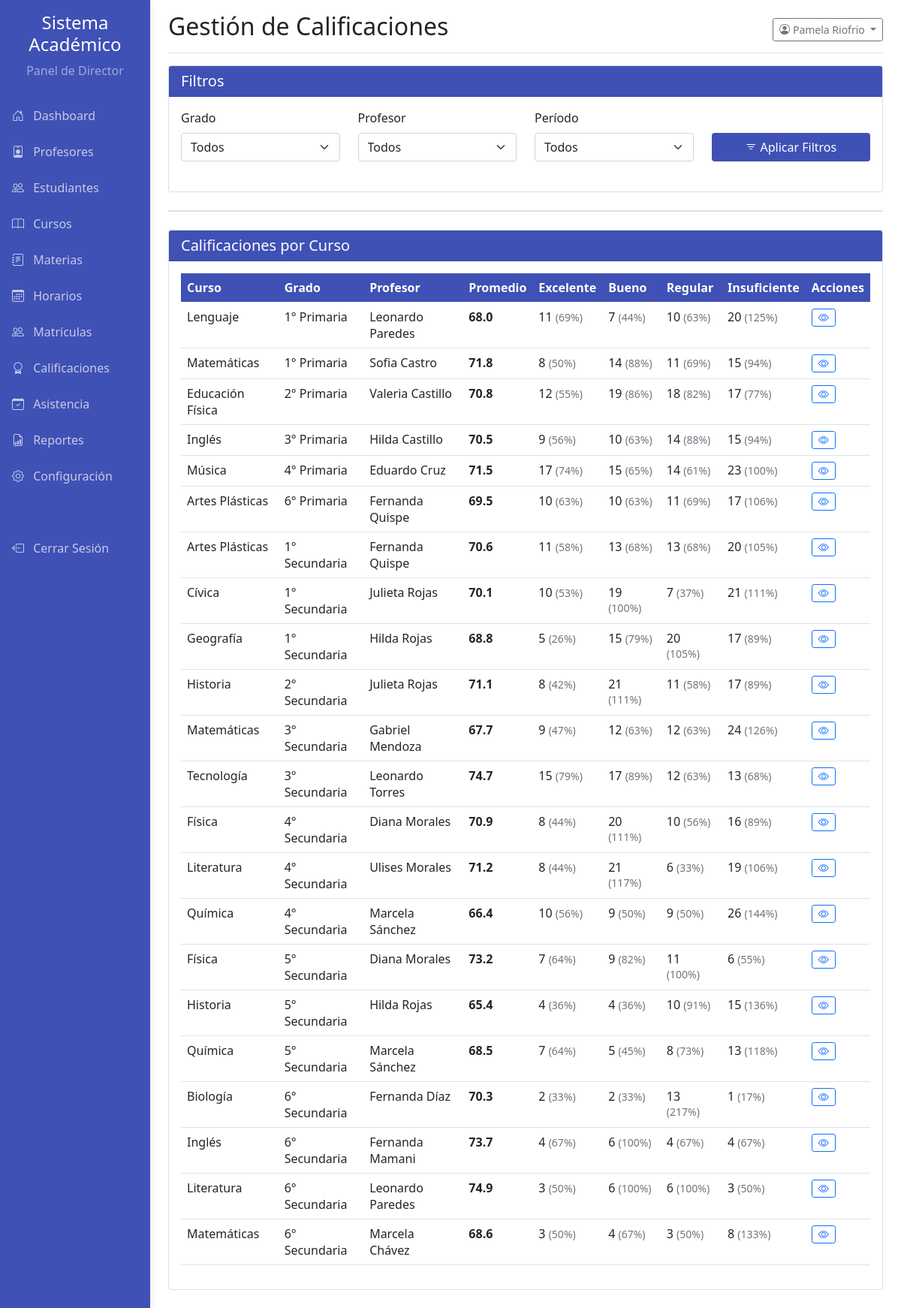
Page /pages/director_calificaciones.php (signed in) on the committed database.
### tables this page shows
CREATE TABLE `usuarios` (
  `id` int(11) NOT NULL,
  `nombre` varchar(100) NOT NULL,
  `apellido` varchar(100) NOT NULL,
  `email` varchar(150) NOT NULL,
  `password` varchar(255) NOT NULL,
  `mfa_code` varchar(10) DEFAULT NULL,
  `mfa_expiry` datetime DEFAULT NULL,
  `email_verification_token` varchar(255) DEFAULT NULL,
  `email_verified_at` datetime DEFAULT NULL,
  `role_id` int(11) NOT NULL,
  `fecha_creacion` datetime NOT NULL DEFAULT current_timestamp()
);

CREATE TABLE `cursos` (
  `id` int(11) NOT NULL,
  `codigo` varchar(50) NOT NULL,
  `nombre` varchar(150) NOT NULL,
  `grado_id` int(11) NOT NULL,
  `seccion` char(1) NOT NULL,
  `profesor_id` int(11) NOT NULL,
  `materia_id` int(11) NOT NULL,
  `capacidad` int(11) NOT NULL,
  `creditos` int(11) NOT NULL,
  `descripcion` text DEFAULT NULL,
  `fecha_inicio` date DEFAULT NULL,
  `fecha_fin` date DEFAULT NULL,
  `estatus` enum('Activo','Inactivo','Pendiente') NOT NULL DEFAULT 'Activo'
);

CREATE TABLE `materias` (
  `id` int(11) NOT NULL,
  `nombre` varchar(100) NOT NULL
);

CREATE TABLE `grados` (
  `id` int(11) NOT NULL,
  `nombre` varchar(50) NOT NULL,
  `nivel` enum('Primaria','Secundaria') NOT NULL
);

### pages/director_calificaciones.php (the view, shortened to what this page needs)
<?php
require_once '../config.php';
$nombre = '';
$apellido = '';
$resumen_cursos = [];
$stmt_director = $mysqli->prepare("SELECT nombre, apellido FROM usuarios WHERE id = ?");
$stmt_director->bind_param('i', $_SESSION['user_id']);
$stmt_director->execute();
$stmt_director->bind_result($nombre, $apellido);
$where_clauses = [];
$where_sql = count($where_clauses) > 0 ? " WHERE " . implode(" AND ", $where_clauses) : "";
if(!empty($where_sql)){
    $where_sql .= " AND c.estatus = 'Activo'";
} else {
    $where_sql = " WHERE c.estatus = 'Activo'";
}
$sql_resumen_cursos = "
    SELECT
        c.id as curso_id,
        m.nombre AS nombre_curso,
        g.nombre AS nombre_grado,
        CONCAT(u_prof.nombre, ' ', u_prof.apellido) AS nombre_profesor,
        AVG(cal.calificacion) AS promedio,
        SUM(CASE WHEN cal.calificacion >= 90 THEN 1 ELSE 0 END) as excelente_count,
        SUM(CASE WHEN cal.calificacion >= 75 AND calificacion < 90 THEN 1 ELSE 0 END) as bueno_count,
        SUM(CASE WHEN cal.calificacion >= 60 AND calificacion < 75 THEN 1 ELSE 0 END) as regular_count,
        SUM(CASE WHEN cal.calificacion < 60 THEN 1 ELSE 0 END) as insuficiente_count,
        (SELECT COUNT(DISTINCT matricula_id) FROM calificaciones ca JOIN evaluaciones ev ON ca.evaluacion_id = ev.id WHERE ev.curso_id = c.id) as total_estudiantes
    FROM cursos c
    LEFT JOIN grados g ON c.grado_id = g.id
    LEFT JOIN materias m ON c.materia_id = m.id
    LEFT JOIN profesores p ON c.profesor_id = p.id
    LEFT JOIN usuarios u_prof ON p.usuario_id = u_prof.id
    LEFT JOIN evaluaciones ev ON c.id = ev.curso_id
    LEFT JOIN calificaciones cal ON ev.id = cal.evaluacion_id
    $where_sql  -- <<< AQUÍ SE APLICAN LOS FILTROS
    GROUP BY c.id
    ORDER BY g.id, m.nombre
";
$stmt_resumen = $mysqli->prepare($sql_resumen_cursos);
$stmt_resumen->execute();
$result = $stmt_resumen->get_result();
while($row = $result->fetch_assoc()) {
    $resumen_cursos[] = $row;
}
include __DIR__ . '/side_bar_director.php';
?>
<!DOCTYPE html>
<html lang="es">
<head>
    <link href="../css/bootstrap.min.css" rel="stylesheet">
    <link href="../css/academic.css" rel="stylesheet" type="text/css">
    <link rel="stylesheet" href="https://cdn.jsdelivr.net/npm/bootstrap-icons@1.8.1/font/bootstrap-icons.css">
</head>
<body>
    <div class="container-fluid">
        <div class="row">
            <div class="col-md-9 ms-sm-auto col-lg-10 px-md-4">
                <div class="d-flex justify-content-between flex-wrap flex-md-nowrap align-items-center pt-3 pb-2 mb-3 border-bottom">
                    <h1 class="h2">Gestión de Calificaciones</h1>
                    <div class="btn-toolbar mb-2 mb-md-0">
                        <div class="dropdown">
                            <button class="btn btn-sm btn-outline-secondary dropdown-toggle" type="button" data-bs-toggle="dropdown">
                                <i class="bi bi-person-circle me-1"></i><?php echo htmlspecialchars($nombre . ' ' . $apellido); ?>
                            </button>
                        </div>
                    </div>
                </div>
                <div class="card mb-4">
                    <div class="card-header card-header-academic"><h5 class="mb-0 text-white">Filtros</h5></div>
                    <div class="card-body">
                        <form method="GET" action="">
                            <div class="row align-items-end">
                                <div class="col-md-3 mb-2">
                                    <label for="gradeFilter" class="form-label">Grado</label>
                                    <select class="form-select" name="grado">
                                        <option value="">Todos</option>
                                    </select>
                                </div>
                                <div class="col-md-3 mb-2">
                                    <label for="teacherFilter" class="form-label">Profesor</label>
                                    <select class="form-select" name="profesor">
                                        <option value="">Todos</option>
                                    </select>
                                </div>
                                <div class="col-md-3 mb-2">
                                    <label for="periodFilter" class="form-label">Período</label>
                                    <select class="form-select" name="periodo">
                                        <option value="">Todos</option>
                                    </select>
                                </div>
                                <div class="col-md-3 mb-2">
                                    <button type="submit" class="btn btn-academic w-100"><i class="bi bi-filter"></i> Aplicar Filtros</button>
                                </div>
                            </div>
                        </form>
                    </div>
                </div>
                <div class="card mb-4">
                </div>
                <div class="card mb-4">
                    <div class="card-header card-header-academic"><h5 class="mb-0 text-white">Calificaciones por Curso</h5></div>
                    <div class="card-body"><div class="table-responsive">
                        <table class="table table-hover">
                            <thead class="table-academic">
                                <tr><th>Curso</th><th>Grado</th><th>Profesor</th><th>Promedio</th><th>Excelente</th><th>Bueno</th><th>Regular</th><th>Insuficiente</th><th>Acciones</th></tr>
                            </thead>
                            <tbody>
                                <?php if(empty($resumen_cursos)): ?>
                                    <tr><td colspan="9" class="text-center">No se encontraron cursos con los filtros aplicados.</td></tr>
                                <?php else: ?>
                                    <?php foreach($resumen_cursos as $resumen): ?>
                                    <tr>
                                        <td><?php echo htmlspecialchars($resumen['nombre_curso']); ?></td>
                                        <td><?php echo htmlspecialchars($resumen['nombre_grado']); ?></td>
                                        <td><?php echo htmlspecialchars($resumen['nombre_profesor']); ?></td>
                                        <td><strong><?php echo number_format($resumen['promedio'], 1); ?></strong></td>
                                        <td><?php echo $resumen['excelente_count']; ?> <small class="text-muted">(<?php echo ($resumen['total_estudiantes'] > 0) ? round($resumen['excelente_count'] / $resumen['total_estudiantes'] * 100) : 0; ?>%)</small></td>
                                        <td><?php echo $resumen['bueno_count']; ?> <small class="text-muted">(<?php echo ($resumen['total_estudiantes'] > 0) ? round($resumen['bueno_count'] / $resumen['total_estudiantes'] * 100) : 0; ?>%)</small></td>
                                        <td><?php echo $resumen['regular_count']; ?> <small class="text-muted">(<?php echo ($resumen['total_estudiantes'] > 0) ? round($resumen['regular_count'] / $resumen['total_estudiantes'] * 100) : 0; ?>%)</small></td>
                                        <td><?php echo $resumen['insuficiente_count']; ?> <small class="text-muted">(<?php echo ($resumen['total_estudiantes'] > 0) ? round($resumen['insuficiente_count'] / $resumen['total_estudiantes'] * 100) : 0; ?>%)</small></td>
                                        <td><button class="btn btn-sm btn-outline-primary" data-bs-toggle="modal" data-bs-target="#courseDetailModal"><i class="bi bi-eye"></i></button></td>
                                    </tr>
                                    <?php endforeach; ?>
                                <?php endif; ?>
                            </tbody>
                        </table>
                    </div></div>
                </div>
            </div>
        </div>
    </div>
</body>
</html>

### css/academic.css (style rules this page uses)
:root { --academic-primary: #3f51b5; --academic-secondary: #ff4081; --academic-success: #4caf50; --academic-info: #2196f3; --academic-warning: #ff9800; --academic-danger: #f44336; --academic-light: #f5f5f5; --academic-dark: #212121; }
.card-header-academic { background-color: var(--academic-primary); color: white; }
.btn-academic { background-color: var(--academic-primary); color: white; }
.table-academic { background-color: var(--academic-primary); color: white; }

### rows in the picture
usuarios: nombre+apellido "Pamela Riofrio"
cursos: materia.nombre "Lenguaje", grado.nombre "1° Primaria", nombre_profesor "Leonardo Paredes", promedio "68.0", excelente_count "11", total_estudiantes "69", bueno_count "7", total_estudiantes "44", regular_count "10", total_estudiantes "63", insuficiente_count "20", total_estudiantes "125"
cursos: materia.nombre "Matemáticas", grado.nombre "1° Primaria", nombre_profesor "Sofia Castro", promedio "71.8", excelente_count "8", total_estudiantes "50", bueno_count "14", total_estudiantes "88", regular_count "11", total_estudiantes "69", insuficiente_count "15", total_estudiantes "94"
cursos: materia.nombre "Educación Física", grado.nombre "2° Primaria", nombre_profesor "Valeria Castillo", promedio "70.8", excelente_count "12", total_estudiantes "55", bueno_count "19", total_estudiantes "86", regular_count "18", total_estudiantes "82", insuficiente_count "17", total_estudiantes "77"
cursos: materia.nombre "Inglés", grado.nombre "3° Primaria", nombre_profesor "Hilda Castillo", promedio "70.5", excelente_count "9", total_estudiantes "56", bueno_count "10", total_estudiantes "63", regular_count "14", total_estudiantes "88", insuficiente_count "15", total_estudiantes "94"
cursos: materia.nombre "Música", grado.nombre "4° Primaria", nombre_profesor "Eduardo Cruz", promedio "71.5", excelente_count "17", total_estudiantes "74", bueno_count "15", total_estudiantes "65", regular_count "14", total_estudiantes "61", insuficiente_count "23", total_estudiantes "100"
cursos: materia.nombre "Artes Plásticas", grado.nombre "6° Primaria", nombre_profesor "Fernanda Quispe", promedio "69.5", excelente_count "10", total_estudiantes "63", bueno_count "10", regular_count "11", total_estudiantes "69", insuficiente_count "17", total_estudiantes "106"
cursos: materia.nombre "Artes Plásticas", grado.nombre "1° Secundaria", nombre_profesor "Fernanda Quispe", promedio "70.6", excelente_count "11", total_estudiantes "58", bueno_count "13", total_estudiantes "68", regular_count "13", insuficiente_count "20", total_estudiantes "105"
cursos: materia.nombre "Cívica", grado.nombre "1° Secundaria", nombre_profesor "Julieta Rojas", promedio "70.1", excelente_count "10", total_estudiantes "53", bueno_count "19", total_estudiantes "100", regular_count "7", total_estudiantes "37", insuficiente_count "21", total_estudiantes "111"
cursos: materia.nombre "Geografía", grado.nombre "1° Secundaria", nombre_profesor "Hilda Rojas", promedio "68.8", excelente_count "5", total_estudiantes "26", bueno_count "15", total_estudiantes "79", regular_count "20", total_estudiantes "105", insuficiente_count "17", total_estudiantes "89"
cursos: materia.nombre "Historia", grado.nombre "2° Secundaria", nombre_profesor "Julieta Rojas", promedio "71.1", excelente_count "8", total_estudiantes "42", bueno_count "21", total_estudiantes "111", regular_count "11", total_estudiantes "58", insuficiente_count "17", total_estudiantes "89"
cursos: materia.nombre "Matemáticas", grado.nombre "3° Secundaria", nombre_profesor "Gabriel Mendoza", promedio "67.7", excelente_count "9", total_estudiantes "47", bueno_count "12", total_estudiantes "63", regular_count "12", insuficiente_count "24", total_estudiantes "126"
cursos: materia.nombre "Tecnología", grado.nombre "3° Secundaria", nombre_profesor "Leonardo Torres", promedio "74.7", excelente_count "15", total_estudiantes "79", bueno_count "17", total_estudiantes "89", regular_count "12", total_estudiantes "63", insuficiente_count "13", total_estudiantes "68"
cursos: materia.nombre "Física", grado.nombre "4° Secundaria", nombre_profesor "Diana Morales", promedio "70.9", excelente_count "8", total_estudiantes "44", bueno_count "20", total_estudiantes "111", regular_count "10", total_estudiantes "56", insuficiente_count "16", total_estudiantes "89"
cursos: materia.nombre "Literatura", grado.nombre "4° Secundaria", nombre_profesor "Ulises Morales", promedio "71.2", excelente_count "8", total_estudiantes "44", bueno_count "21", total_estudiantes "117", regular_count "6", total_estudiantes "33", insuficiente_count "19", total_estudiantes "106"
cursos: materia.nombre "Química", grado.nombre "4° Secundaria", nombre_profesor "Marcela Sánchez", promedio "66.4", excelente_count "10", total_estudiantes "56", bueno_count "9", total_estudiantes "50", regular_count "9", insuficiente_count "26", total_estudiantes "144"
cursos: materia.nombre "Física", grado.nombre "5° Secundaria", nombre_profesor "Diana Morales", promedio "73.2", excelente_count "7", total_estudiantes "64", bueno_count "9", total_estudiantes "82", regular_count "11", total_estudiantes "100", insuficiente_count "6", total_estudiantes "55"
cursos: materia.nombre "Historia", grado.nombre "5° Secundaria", nombre_profesor "Hilda Rojas", promedio "65.4", excelente_count "4", total_estudiantes "36", bueno_count "4", regular_count "10", total_estudiantes "91", insuficiente_count "15", total_estudiantes "136"
cursos: materia.nombre "Química", grado.nombre "5° Secundaria", nombre_profesor "Marcela Sánchez", promedio "68.5", excelente_count "7", total_estudiantes "64", bueno_count "5", total_estudiantes "45", regular_count "8", total_estudiantes "73", insuficiente_count "13", total_estudiantes "118"
cursos: materia.nombre "Biología", grado.nombre "6° Secundaria", nombre_profesor "Fernanda Díaz", promedio "70.3", excelente_count "2", total_estudiantes "33", bueno_count "2", regular_count "13", total_estudiantes "217", insuficiente_count "1", total_estudiantes "17"
cursos: materia.nombre "Inglés", grado.nombre "6° Secundaria", nombre_profesor "Fernanda Mamani", promedio "73.7", excelente_count "4", total_estudiantes "67", bueno_count "6", total_estudiantes "100", regular_count "4", insuficiente_count "4"
cursos: materia.nombre "Literatura", grado.nombre "6° Secundaria", nombre_profesor "Leonardo Paredes", promedio "74.9", excelente_count "3", total_estudiantes "50", bueno_count "6", total_estudiantes "100", regular_count "6", insuficiente_count "3"
cursos: materia.nombre "Matemáticas", grado.nombre "6° Secundaria", nombre_profesor "Marcela Chávez", promedio "68.6", excelente_count "3", total_estudiantes "50", bueno_count "4", total_estudiantes "67", regular_count "3", insuficiente_count "8", total_estudiantes "133"
